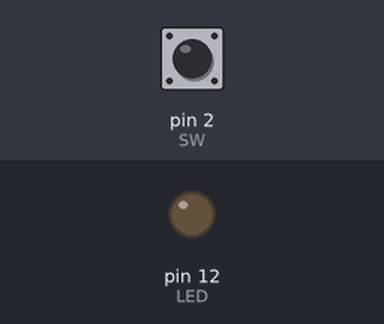
A sketch run on a simulated Arduino Uno, built with avr-gcc and run on an emulated ATmega328P. On the bench: output pins drawn as LEDs (lit = HIGH). The test bench sets the inputs (shaded band); at power-on: pin 2 (SW) HIGH.

Above: at 1.2 s.
1.3 s: pin 2 (SW) pulled LOW for 0.15 s
At 1.7 s:
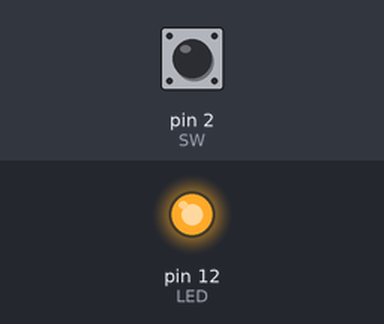
3.3 s: pin 2 (SW) pulled LOW for 3.2 s
At 7.3 s:
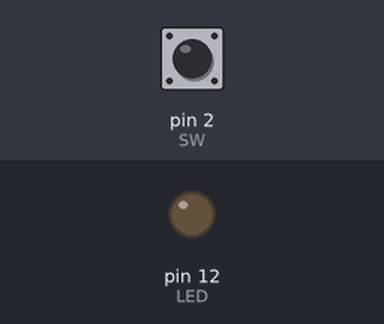
Timing chart, 0 to 8.8 s (numbered marks = the images above; inputs shaded):
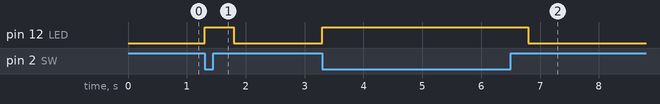

Measured:
- after the input at 1.3 s, pin 12 (LED): LOW → HIGH at once, → LOW 0.50 s later
- after the input at 3.3 s, pin 12 (LED): LOW → HIGH at once, → LOW 3.5 s later

The sketch:

p._32.ino
```cpp
#define LED 12
#define SW 2
void setup() {
  pinMode(LED, OUTPUT);
  pinMode(SW, INPUT);
}

void loop() {
  int SW_in;
  SW_in = digitalRead(SW);
  if (SW_in == LOW) {
    digitalWrite(LED, HIGH);
    delay(500);
  }
  else
    digitalWrite(LED, LOW);
}
```
